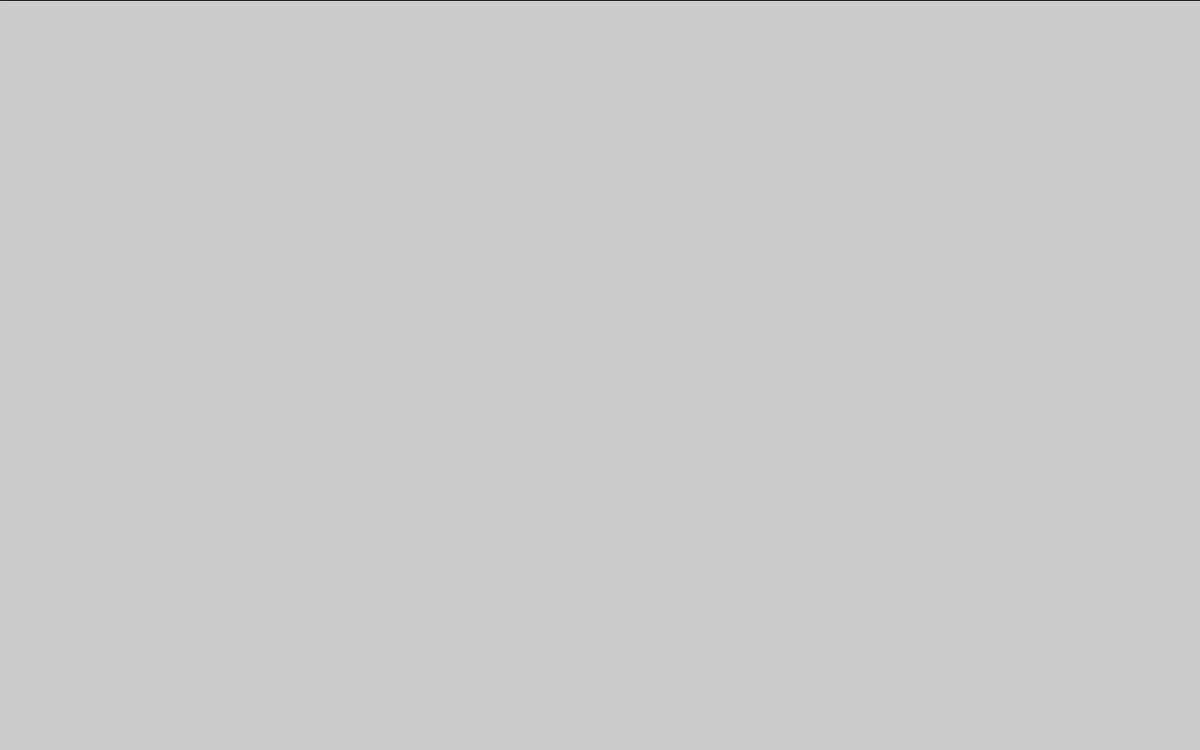
Frame 1 (no input)
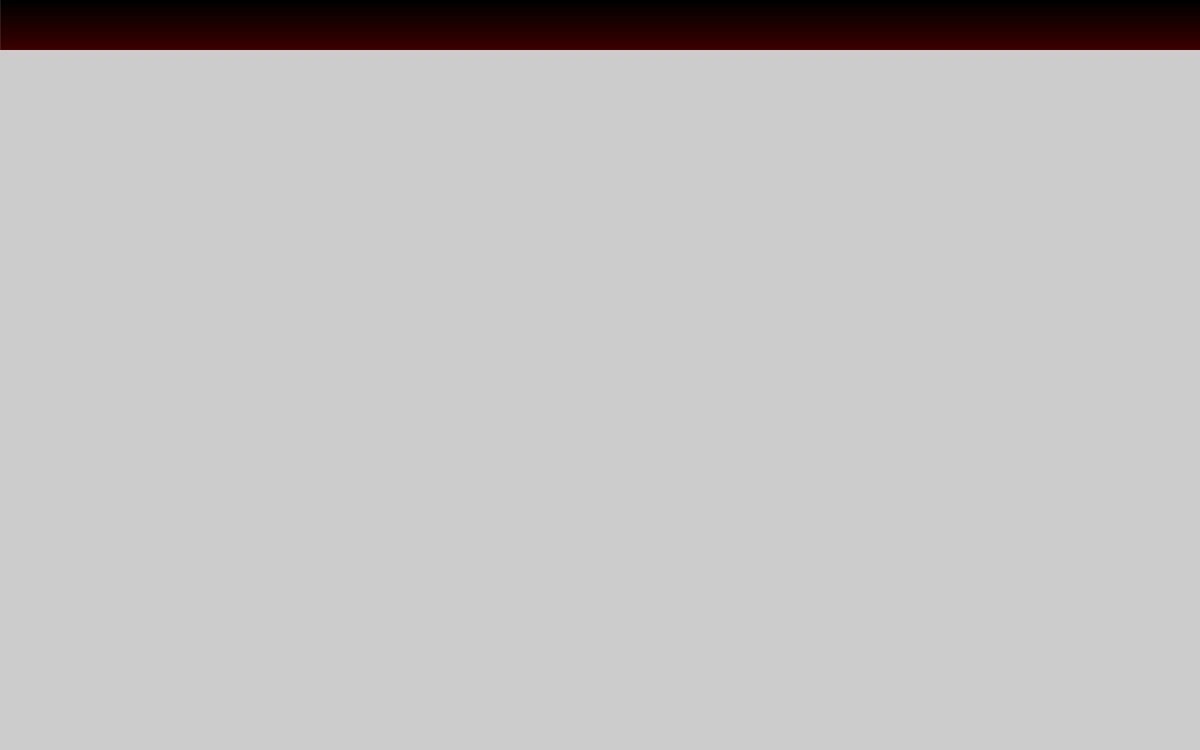
Frame 60 (the mouse pressed at the canvas centre just before this capture)
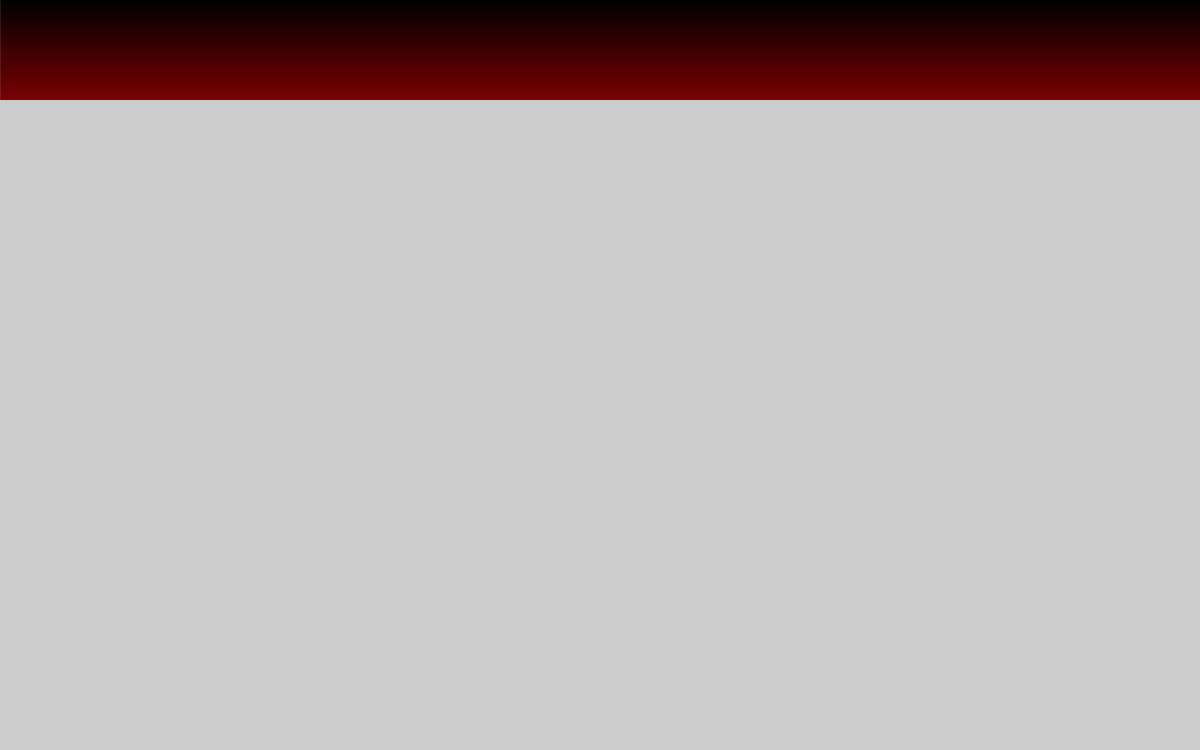
Frame 120 (the mouse held since frame 60 and released just before this capture)

The Processing sketch that drew these frames (run headless with seeded random() and noise(); from frame 60 on, the mouse is pressed at the canvas centre):

// Processing sketch: processing_68670
// ── processing_68670.pde

int _red, _green, _blue;
int y;
boolean redDone, greenDone, blueDone;

void setup()
{
  size(1440, 900);
  redDone = false;
  greenDone = false;
  blueDone = false;
}

void draw()
{
  stroke(_red, _green, _blue);
  line(0, y, width, y);
  
  y++;
  
  if (!redDone)
  {
    _red++;
  }
  else if (!greenDone)
  {
   _green++; 
  }
  else
  {
   _blue++; 
  }
  
  if (y > height)
  {
   y = 0; 
  }
  
  if (_red > 255)
  {
   redDone = true;
  }
  if (_green > 255)
  {
   greenDone = true; 
  }
  if (_blue > 255)
  {
   _red = 0;
   _green = 0;
   _blue = 0;
   redDone = false;
   greenDone = false; 
  }
}
